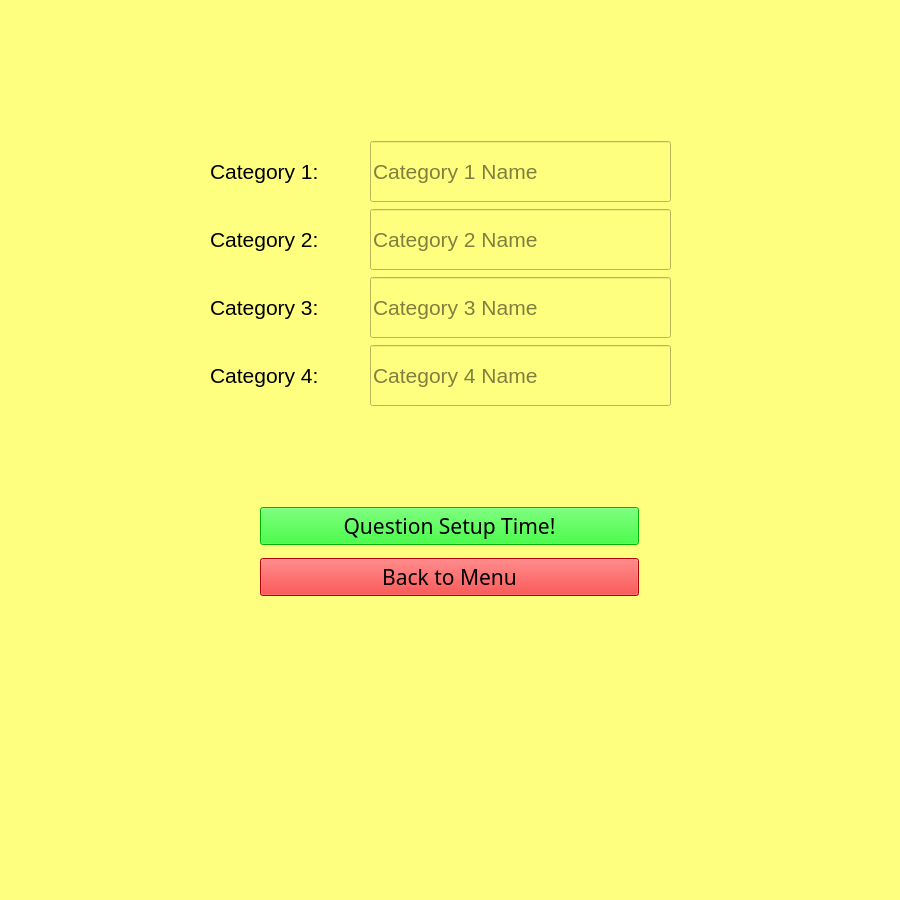
<?xml version="1.0" encoding="UTF-8"?>
<ui version="4.0">
 <class>TrivialCompute_CatHeadings</class>
 <widget class="QWidget" name="TrivialCompute_CatHeadings">
  <property name="geometry">
   <rect>
    <x>0</x>
    <y>0</y>
    <width>900</width>
    <height>900</height>
   </rect>
  </property>
  <property name="minimumSize">
   <size>
    <width>900</width>
    <height>900</height>
   </size>
  </property>
  <property name="maximumSize">
   <size>
    <width>900</width>
    <height>900</height>
   </size>
  </property>
  <property name="windowTitle">
   <string>TrivialCompute</string>
  </property>
  <property name="styleSheet">
   <string notr="true">background-color: rgb(255, 255, 127);</string>
  </property>
  <widget class="QWidget" name="layoutWidget">
   <property name="geometry">
    <rect>
     <x>210</x>
     <y>140</y>
     <width>461</width>
     <height>267</height>
    </rect>
   </property>
   <layout class="QGridLayout" name="gridLayout">
    <item row="1" column="1">
     <widget class="QLineEdit" name="line_catHead2">
      <property name="minimumSize">
       <size>
        <width>301</width>
        <height>61</height>
       </size>
      </property>
      <property name="maximumSize">
       <size>
        <width>301</width>
        <height>61</height>
       </size>
      </property>
      <property name="font">
       <font>
        <pointsize>16</pointsize>
       </font>
      </property>
      <property name="styleSheet">
       <string notr="true">border-color: rgb(0, 0, 0);</string>
      </property>
      <property name="placeholderText">
       <string>Category 2 Name</string>
      </property>
     </widget>
    </item>
    <item row="2" column="1">
     <widget class="QLineEdit" name="line_catHead3">
      <property name="minimumSize">
       <size>
        <width>301</width>
        <height>61</height>
       </size>
      </property>
      <property name="maximumSize">
       <size>
        <width>301</width>
        <height>61</height>
       </size>
      </property>
      <property name="font">
       <font>
        <pointsize>16</pointsize>
       </font>
      </property>
      <property name="styleSheet">
       <string notr="true">border-color: rgb(0, 0, 0);</string>
      </property>
      <property name="placeholderText">
       <string>Category 3 Name</string>
      </property>
     </widget>
    </item>
    <item row="3" column="1">
     <widget class="QLineEdit" name="line_catHead4">
      <property name="minimumSize">
       <size>
        <width>301</width>
        <height>61</height>
       </size>
      </property>
      <property name="maximumSize">
       <size>
        <width>301</width>
        <height>61</height>
       </size>
      </property>
      <property name="font">
       <font>
        <pointsize>16</pointsize>
       </font>
      </property>
      <property name="styleSheet">
       <string notr="true">border-color: rgb(0, 0, 0);</string>
      </property>
      <property name="placeholderText">
       <string>Category 4 Name</string>
      </property>
     </widget>
    </item>
    <item row="0" column="1">
     <widget class="QLineEdit" name="line_catHead1">
      <property name="minimumSize">
       <size>
        <width>301</width>
        <height>61</height>
       </size>
      </property>
      <property name="maximumSize">
       <size>
        <width>301</width>
        <height>61</height>
       </size>
      </property>
      <property name="font">
       <font>
        <pointsize>16</pointsize>
       </font>
      </property>
      <property name="styleSheet">
       <string notr="true">border-color: rgb(0, 0, 0);</string>
      </property>
      <property name="placeholderText">
       <string>Category 1 Name</string>
      </property>
     </widget>
    </item>
    <item row="0" column="0">
     <widget class="QLabel" name="label">
      <property name="font">
       <font>
        <pointsize>16</pointsize>
       </font>
      </property>
      <property name="text">
       <string>Category 1:</string>
      </property>
     </widget>
    </item>
    <item row="1" column="0">
     <widget class="QLabel" name="label_2">
      <property name="font">
       <font>
        <pointsize>16</pointsize>
       </font>
      </property>
      <property name="text">
       <string>Category 2:</string>
      </property>
     </widget>
    </item>
    <item row="2" column="0">
     <widget class="QLabel" name="label_3">
      <property name="font">
       <font>
        <pointsize>16</pointsize>
       </font>
      </property>
      <property name="text">
       <string>Category 3:</string>
      </property>
     </widget>
    </item>
    <item row="3" column="0">
     <widget class="QLabel" name="label_4">
      <property name="font">
       <font>
        <pointsize>16</pointsize>
       </font>
      </property>
      <property name="text">
       <string>Category 4:</string>
      </property>
     </widget>
    </item>
   </layout>
  </widget>
  <widget class="QWidget" name="layoutWidget">
   <property name="geometry">
    <rect>
     <x>260</x>
     <y>500</y>
     <width>379</width>
     <height>105</height>
    </rect>
   </property>
   <layout class="QVBoxLayout" name="verticalLayout_14">
    <item>
     <layout class="QVBoxLayout" name="verticalLayout_12">
      <item>
       <widget class="QPushButton" name="btn_playGame">
        <property name="font">
         <font>
          <family>Segoe UI Black</family>
          <pointsize>16</pointsize>
          <weight>10</weight>
          <italic>false</italic>
          <bold>false</bold>
         </font>
        </property>
        <property name="styleSheet">
         <string notr="true">background-color: rgb(0, 255, 0);
font: 87 16pt &quot;Segoe UI Black&quot;;
border-color: rgb(0, 0, 0);</string>
        </property>
        <property name="text">
         <string>Question Setup Time!</string>
        </property>
       </widget>
      </item>
     </layout>
    </item>
    <item>
     <layout class="QVBoxLayout" name="verticalLayout_13">
      <item>
       <widget class="QPushButton" name="btn_backToMenu">
        <property name="font">
         <font>
          <family>Segoe UI Black</family>
          <pointsize>16</pointsize>
          <weight>10</weight>
          <italic>false</italic>
          <bold>false</bold>
         </font>
        </property>
        <property name="styleSheet">
         <string notr="true">background-color: rgb(255, 0, 0);
font: 87 16pt &quot;Segoe UI Black&quot;;
border-color: rgb(0, 0, 0);</string>
        </property>
        <property name="text">
         <string>Back to Menu</string>
        </property>
       </widget>
      </item>
     </layout>
    </item>
   </layout>
  </widget>
 </widget>
 <tabstops>
  <tabstop>line_catHead1</tabstop>
  <tabstop>line_catHead2</tabstop>
  <tabstop>line_catHead3</tabstop>
  <tabstop>line_catHead4</tabstop>
  <tabstop>btn_playGame</tabstop>
  <tabstop>btn_backToMenu</tabstop>
 </tabstops>
 <resources>
  <include location="../main_window/main_window.qrc"/>
 </resources>
 <connections/>
</ui>
